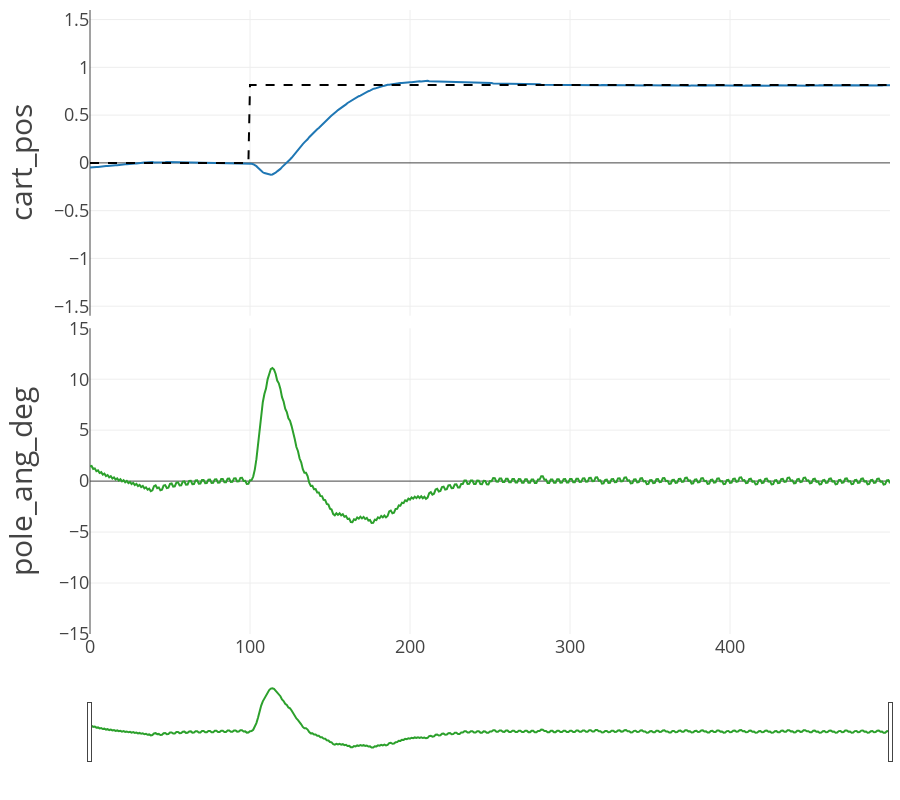

This figure's notebook cell:
### Code cell
EP = 0

fig = cprender.lineplot(df, ep=EP, incl_velo=False)
fig.show()

### Figure 1 — Plotly figure (JSON) as saved in the notebook; plotly's stock layout.template omitted (floating-point values rounded to 4 significant figures; data arrays with more than 128 entries replaced by an {"elided": "..."} marker saying what was removed)
{"data": [{"mode": "lines", "name": "cart_pos", "showlegend": false, "type": "scatter", "x": {"elided": "501 int values"}, "xaxis": "x", "y": {"elided": "501 float values"}, "yaxis": "y"}, {"line": {"color": "black", "dash": "dash"}, "mode": "lines", "name": "cart_pos_setpoint", "showlegend": false, "type": "scatter", "x": {"elided": "501 int values"}, "xaxis": "x", "y": {"elided": "501 float values"}, "yaxis": "y"}, {"mode": "lines", "name": "pole_ang_deg", "showlegend": false, "type": "scatter", "x": {"elided": "501 int values"}, "xaxis": "x2", "y": {"elided": "501 float values"}, "yaxis": "y2"}], "layout": {"height": 800, "hovermode": "x unified", "legend": {"orientation": "h", "x": 0.5, "xanchor": "center", "y": -0.02, "yanchor": "top"}, "margin": {"b": 10, "l": 90, "r": 10, "t": 10}, "xaxis": {"anchor": "y", "domain": [0, 1], "matches": "x2", "range": [0, 500], "showticklabels": false, "tickfont": {"size": 18}}, "xaxis2": {"anchor": "y2", "domain": [0, 1], "range": [0, 500], "rangeslider": {"visible": true}, "tickfont": {"size": 18}}, "yaxis": {"anchor": "x", "domain": [0.51, 1], "range": [-1.6, 1.6], "tickfont": {"size": 18}, "title": {"font": {"size": 30}, "text": "cart_pos"}}, "yaxis2": {"anchor": "x2", "domain": [0, 0.49], "range": [-15, 15], "tickfont": {"size": 18}, "title": {"font": {"size": 30}, "text": "pole_ang_deg"}}}}
